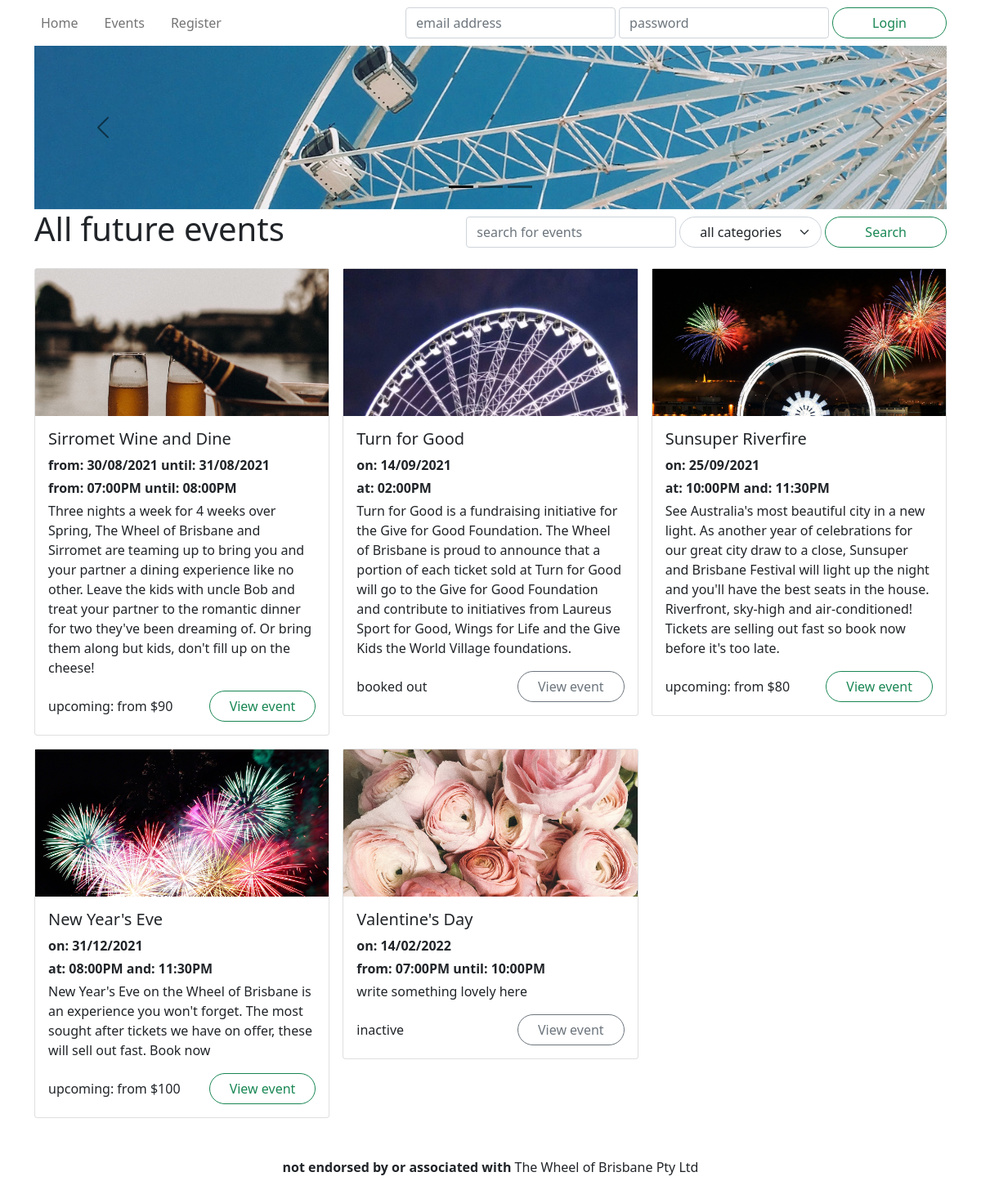
/events/, run on an earlier commit of the app's database.
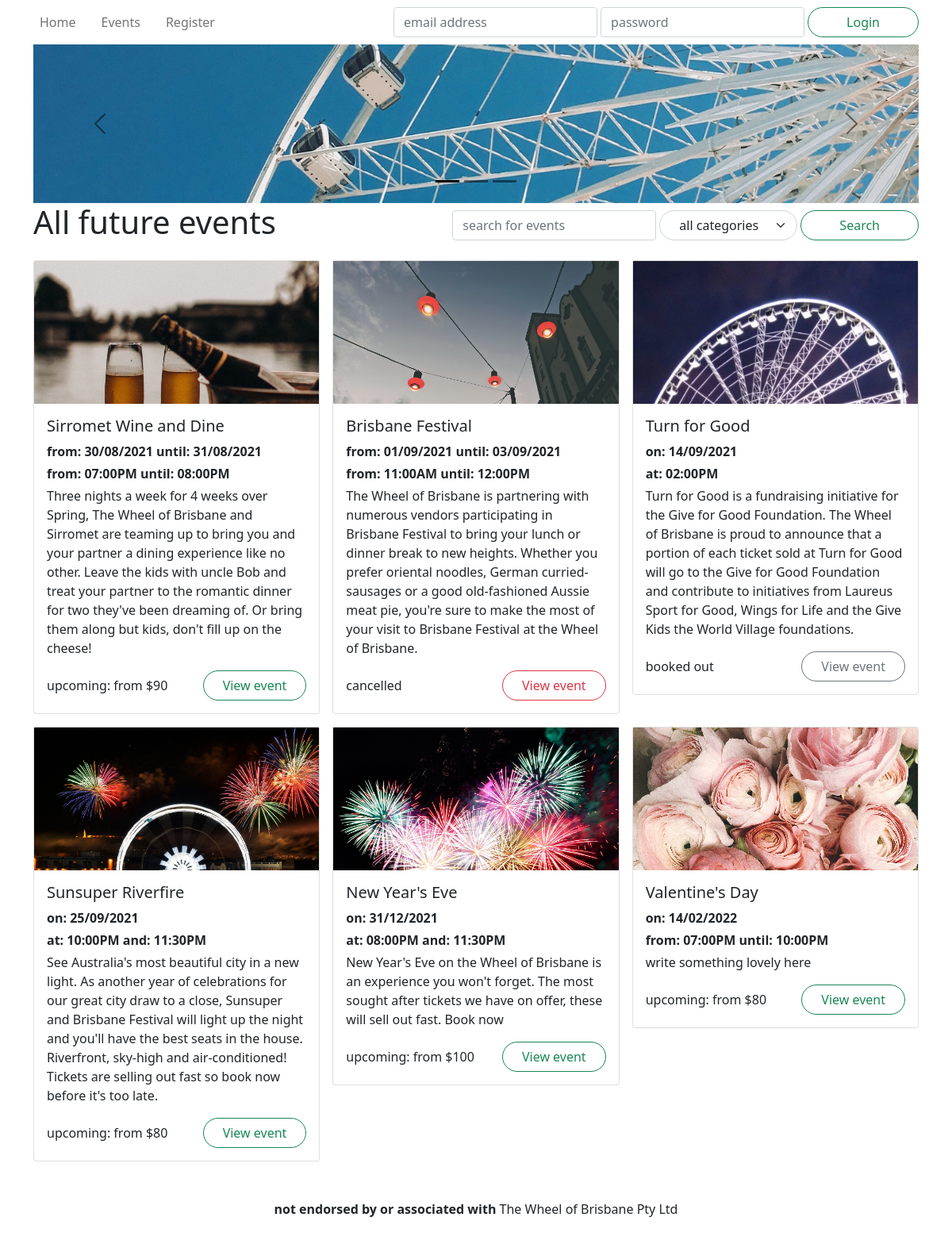
And on a later commit of the database.
### wheel/models.py (models this page shows, shortened)
class Event(db.Model):
    __tablename__ = 'events'
    id = db.Column(db.Integer, primary_key=True)
    name = db.Column(db.String(255), nullable=False)
    description = db.Column(db.Text)
    category = db.Column(db.String(40))
    status = db.Column(db.Enum('upcoming', 'inactive', 'cancelled', 'booked out'), nullable=False)
    image = db.Column(db.String(255))
    reviews = db.relationship('Review', backref='event')
    tickets = db.relationship('Ticket', backref='event')
    @staticmethod
    def getAll():
        return Event.query.\
            join(Ticket).\
            filter( Ticket.datetime > datetime.now() ).\
            group_by( Event.id ).\
            order_by( Ticket.datetime ).\
            all()
    @staticmethod
    def getAllCategories():
        return [event.category for event in Event.query.group_by('category').all()]
    def getFutureTickets(self):
        return list( filter( lambda ticket: ticket.datetime > datetime.now(), self.tickets ) )
    def getTicketsRange(self):
        tickets = self.getFutureTickets()
        numberOfTickets = len(tickets)
        if numberOfTickets == 0:
            return [numberOfTickets, None, None]
        min_ticket = reduce( lambda x, y: min(x, y, key=lambda ticket: ticket.datetime), tickets )
        max_ticket = reduce( lambda x, y: max(x, y, key=lambda ticket: ticket.datetime), tickets )
        return [numberOfTickets, min_ticket, max_ticket]
    def printTicketsDateRange(self):
        numberOftickets, min_ticket, max_ticket = self.getTicketsRange()
        if numberOftickets == 0:
            return ""
        min = min_ticket.datetime.strftime("%d/%m/%Y")
        max = max_ticket.datetime.strftime("%d/%m/%Y")
        if min == max:
            return f"on: {min}"
        return f"from: {min} until: {max}"
    def printTicketsTimeRange(self):
        numberOftickets, min_ticket, max_ticket = self.getTicketsRange()
        if numberOftickets == 0:
            return ""
        min = min_ticket.datetime.strftime("%I:%M%p")
        max = max_ticket.datetime.strftime("%I:%M%p")
        if numberOftickets == 1:
            return f"at: {min}"
        if numberOftickets == 2:
            return f"at: {min} and: {max}"
        return f"from: {min} until: {max}"
    def getTicketsPriceFrom(self):
        tickets = self.getFutureTickets()
        if len(tickets) == 0:
            return ""
        ticket = reduce( lambda x, y: min(x, y, key=lambda ticket: ticket.price), tickets )
        return f"from ${ticket.price}"
    def getStatusColour(self):
        return {
            'upcoming': 'success',
            'inactive': 'secondary',
            'booked out': 'secondary',
            'cancelled': 'danger'
        }[self.status]

class Ticket(db.Model):
    __tablename__ = 'tickets'
    id = db.Column(db.Integer, primary_key=True)
    datetime = db.Column(db.DateTime, nullable=False)
    price = db.Column(db.Integer, nullable=False)
    remaining = db.Column(db.Integer, nullable=False)
    event_id = db.Column(db.Integer, db.ForeignKey('events.id'))

### wheel/controllers/events.py (the view)
@events.route('/')
def getAll():
    search = request.args['search'] if 'search' in request.args else ''
    category = request.args['category'] if 'category' in request.args else 'all'
    categories = Event.getAllCategories()
    if search == '' and category == 'all':
        events = Event.getAll()
    elif search == '':
        events = Event.getAllByCategory(category)
    elif category == 'all':
        events = Event.getAllBySearch(search)
    else:
        events = Event.getAllBySearchAndCategory(search, category)
    form = SearchForm()
    form.category.choices = [("all", "all categories"), *[(category, category) for category in Event.getAllCategories()]]
    form.search.data = search
    form.category.data = category
    return render_template('events.html', events=events, categories=categories, form=form)

### wheel/forms.py
class SearchForm(FlaskForm):
    search = StringField('Search')
    category = SelectField('Category')

### wheel/templates/events.html (shortened to what this page needs)
{% extends 'base.html' %}
{% block hero %}
<div id="hero-mini" class="carousel carousel-dark slide" data-bs-ride="carousel">
    <div class="carousel-indicators">
        <button type="button" class="active"
                data-bs-target="#hero" data-bs-slide-to="0"></button>
        <button type="button"
                data-bs-target="#hero" data-bs-slide-to="1"></button>
        <button type="button"
                data-bs-target="#hero" data-bs-slide-to="2"></button>
    </div>
    <div class="carousel-inner">
        <div class="carousel-item active">
            <div style="background-image: url('/static/images/bluesky.jpg');"></div>
        </div>
    </div>
    <button type="button" class="carousel-control-prev"
            data-bs-target="#hero" data-bs-slide="prev">
        <span class="carousel-control-prev-icon"></span>
    </button>
    <button type="button" class="carousel-control-next"
            data-bs-target="#hero" data-bs-slide="next">
        <span class="carousel-control-next-icon"></span>
    </button>
</div>
{% endblock %}
{% block title %}All future events{% endblock %}
{% block header_buttons %}
    <div class="col-6 col-md-auto my-auto">
        <form method="GET" action="{{ url_for('events.getAll') }}" class="d-flex flex-row gap-1 col-auto my-auto">
            {{ form.search(class="form-control w-auto", placeholder="search for events") }}
            {{ form.category(class="form-select rounded-pill ps-4 pe-5") }}
            <button class="btn btn-outline-success rounded-pill px-5" type="submit">Search</button>
        </form>
    </div>
{% endblock %}
{% block content %}
<section>
    <div class="row row-cols-1 row-cols-md-2 row-cols-xl-3 mb-3 g-3">
        {% for event in events %}
        <div class="col event">
            <article class="card">
                <a href="{{ url_for('events.get', id=event.id) }}" class="card-image" style="background-image: url('{{ event.image }}'); background-position: top;"></a>
                <div class="card-body">
                    <h5 class="card-title">{{ event.name }}</h5>
                    <p class="mb-1"><strong>{{ event.printTicketsDateRange() }}</strong></p>
                    <p class="mb-1"><strong>{{ event.printTicketsTimeRange() }}</strong></p>
                    <p class="card-text">{{ event.description }}</p>
                    <div class="row">
                        <span class="col my-auto">{{ event.status }}{{ ": {}".format( event.getTicketsPriceFrom() ) if event.status == "upcoming" }}</span>
                        <span class="col-auto"><a href="{{ url_for('events.get', id=event.id) }}" class="btn btn-outline-{{ event.getStatusColour() }} rounded-pill px-4">View event</a></span>
                    </div>
                </div>
            </article>
        </div>
        {% endfor %}
    </div>
</section>
{% endblock %}

### wheel/templates/base.html (shortened to what this page needs)
<!DOCTYPE html>
<html lang="en">
<head>
    <link href="https://cdn.jsdelivr.net/npm/bootstrap@5.0.0-beta3/dist/css/bootstrap.min.css"
            rel="stylesheet">
    <link rel="stylesheet" href="/static/css/unbootstrapify.css">
</head>
<body>
    <div class="container">
        <header>
            <nav class="navbar navbar-expand-lg navbar-light justify-content-between">
                <div class="navbar-nav flex-row gap-3">
                    <a class="nav-link" href="{{ url_for('index.get') }}">Home</a>
                    <a class="nav-link" href="{{ url_for('events.getAll') }}">Events</a>
                    {% if current_user.is_authenticated %}
                    <a class="nav-link" href="{{ url_for('bookings.get') }}">My Bookings</a>
                    {% else %}
                    <a class="nav-link" href="{{ url_for('auth.register') }}">Register</a>
                    {% endif %}
                </div>
                <div class="collapse navbar-collapse flex-grow-0" id="navbarlogin">
                    {% if not current_user.is_authenticated %}
                    <form method="POST" action="{{ url_for('auth.login') }}" class="navbar-nav flex-row gap-1">
                        <input name="email" type="text" required
                                class="form-control" placeholder="email address">
                        <input name="password" type="password" required
                                class="form-control" placeholder="password">
                        <button class="btn btn-outline-success rounded-pill px-5" type="submit">Login</button>
                    </form>
                    {% else %}
                    <form action="{{ url_for('auth.logout') }}" class="navbar-nav flex-row gap-1">
                        <button class="btn btn-outline-primary rounded-pill px-5" type="submit">Logout</button>
                    </form>
                    {% endif %}
                </div>
            </nav>
            {% block hero %}
            {% endblock %}
        </header>
        <main>
            <header class="row mb-3">
                <div class="col-md">
                    <h1>{% block title %}{% endblock %}</h1>
                </div>
                {% block header_buttons %}{% endblock %}
            </header>
            {% block content %}
            {% endblock %}
        </main>
        <footer class="mt-5 text-center footer"><strong>not endorsed by or associated with </strong>The Wheel of Brisbane Pty Ltd</footer>
    </div>
</body>
</html>

What changed in the data, as far as the page shows it:
now on this page (row unchanged): Event: image (picture), name "Brisbane Festival", printTicketsDateRange "from: 01/09/2021 until: 03/09/2021", printTicketsTimeRange "from: 11:00AM until: 12:00PM", description "The Wheel of Brisbane is partnering with numerous vendors participating in Brisbane Festival to bring your lunch or dinner break to new heights. Whether you prefer oriental noodles, German curried-sausages or a good old-fashioned Aussie meat pie, you're sure to make the most of your visit to Brisbane Festival at the Wheel of Brisbane.", status "cancelled"
changed Event "Valentine's Day": status "inactive" → "upcoming"; status.price (not shown) → ": from $80"
